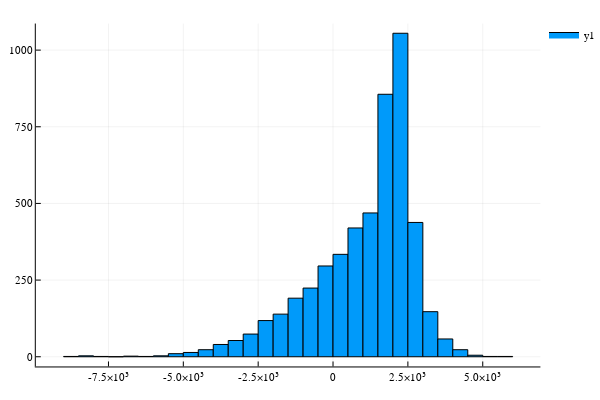

The notebook cell this image was saved under:
### Code cell
# Strategy: buy a stock every day, sell it when it hits cagr of 10%. or a maximum of 1000 days
function simulate()
    runs::Int = 5000
    wallets::Vector{Float64} = Vector{Float64}(undef, runs)
    
    rateThreshold::Float64 = .1; investDays::Int = 365*3; redeemDays::Int=365; days = investDays + redeemDays; 
    μ::Float64=.1; σ::Float64=.3; ll = FastList{Tuple{Int, Float64}}(4000);
    s::Union{Vector{Float64}, Nothing}=Vector{Float64}(undef, days); 
        ϕ::Union{Vector{Float64}, Nothing}=Vector{Float64}(undef, days); dist::Union{Normal{Float64}, Nothing}=Normal(0, 1);
    
    for run::Int in 1:runs
        wallets[run] = oneRun(rateThreshold, investDays, redeemDays, μ, σ, ll, s, ϕ, dist)
        reset!(ll)
    end
    histogram(wallets)
    
end

function oneRun(rateThreshold::Float64, investDays::Int, redeemDays::Int, μ::Float64, σ::Float64, ll::FastList{Tuple{Int, Float64}}, 
        s::Union{Vector{Float64}, Nothing}=nothing, 
        ϕ::Union{Vector{Float64}, Nothing}=nothing, dist::Union{Normal{Float64}, Nothing}=nothing)
    days::Int = investDays+redeemDays
    s = weiner(days, μ, σ, s, ϕ, dist)
#     daysToRedeem = Vector{Int}(undef, days)
#     fill!(daysToRedeem, 0)
#     display(doplot(collect(1:days), s))
    
    minWallet = 0
    wallet::Float64 = 0
    for day::Int in 1:days
        for node in ll
            (d::Int, price::Float64) = node.data
            rate::Float64 = r(price, s[day], (day-d)/365.0)
            if rate > rateThreshold
                wallet += s[day]
                del(ll, node)
#                 daysToRedeem[d] = day-d
            end
        end
        if day <= investDays
            wallet -= s[day]
            push!(ll, (day, s[day]))
        end
        minWallet = min(wallet, minWallet)
    end
    # dispose all the stocks
    wallet += s[end]*ll.len
#     display(plot(fit(Histogram, daysToRedeem, 0:10)))
    return wallet
end
ll = FastList{Tuple{Int, Float64}}(4000)
# oneRun(0.1, 3, 3, .1, .2, ll)
@time simulate()

### Figure 1 — Plotly figure (JSON) as saved in the notebook; plotly's stock layout.template omitted (floating-point values rounded to 4 significant figures)
{"data": [{"fill": "tozeroy", "fillcolor": "rgba(0, 154, 250, 1.000)", "legendgroup": "y1", "line": {"color": "rgba(0, 0, 0, 1)", "dash": "solid", "width": 1}, "mode": "lines", "name": "y1", "showlegend": true, "type": "scatter", "x": [-9000, -9000, -8500, -8500, -9000, -9000], "xaxis": "x", "y": [1, 0, 0, 1, 1, 1], "yaxis": "y"}, {"fill": "tozeroy", "fillcolor": "rgba(0, 154, 250, 1.000)", "legendgroup": "y1", "line": {"color": "rgba(0, 0, 0, 1)", "dash": "solid", "width": 1}, "mode": "lines", "name": "y1", "showlegend": false, "type": "scatter", "x": [-8500, -8500, -8000, -8000, -8500, -8500], "xaxis": "x", "y": [3, 0, 0, 3, 3, 3], "yaxis": "y"}, {"fill": "tozeroy", "fillcolor": "rgba(0, 154, 250, 1.000)", "legendgroup": "y1", "line": {"color": "rgba(0, 0, 0, 1)", "dash": "solid", "width": 1}, "mode": "lines", "name": "y1", "showlegend": false, "type": "scatter", "x": [-8000, -8000, -7500, -7500, -8000, -8000], "xaxis": "x", "y": [1, 0, 0, 1, 1, 1], "yaxis": "y"}, {"fill": "tozeroy", "fillcolor": "rgba(0, 154, 250, 1.000)", "legendgroup": "y1", "line": {"color": "rgba(0, 0, 0, 1)", "dash": "solid", "width": 1}, "mode": "lines", "name": "y1", "showlegend": false, "type": "scatter", "x": [-7500, -7500, -7000, -7000, -7500, -7500], "xaxis": "x", "y": [0, 0, 0, 0, 0, 0], "yaxis": "y"}, {"fill": "tozeroy", "fillcolor": "rgba(0, 154, 250, 1.000)", "legendgroup": "y1", "line": {"color": "rgba(0, 0, 0, 1)", "dash": "solid", "width": 1}, "mode": "lines", "name": "y1", "showlegend": false, "type": "scatter", "x": [-7000, -7000, -6500, -6500, -7000, -7000], "xaxis": "x", "y": [2, 0, 0, 2, 2, 2], "yaxis": "y"}, {"fill": "tozeroy", "fillcolor": "rgba(0, 154, 250, 1.000)", "legendgroup": "y1", "line": {"color": "rgba(0, 0, 0, 1)", "dash": "solid", "width": 1}, "mode": "lines", "name": "y1", "showlegend": false, "type": "scatter", "x": [-6500, -6500, -6000, -6000, -6500, -6500], "xaxis": "x", "y": [1, 0, 0, 1, 1, 1], "yaxis": "y"}, {"fill": "tozeroy", "fillcolor": "rgba(0, 154, 250, 1.000)", "legendgroup": "y1", "line": {"color": "rgba(0, 0, 0, 1)", "dash": "solid", "width": 1}, "mode": "lines", "name": "y1", "showlegend": false, "type": "scatter", "x": [-6000, -6000, -5500, -5500, -6000, -6000], "xaxis": "x", "y": [3, 0, 0, 3, 3, 3], "yaxis": "y"}, {"fill": "tozeroy", "fillcolor": "rgba(0, 154, 250, 1.000)", "legendgroup": "y1", "line": {"color": "rgba(0, 0, 0, 1)", "dash": "solid", "width": 1}, "mode": "lines", "name": "y1", "showlegend": false, "type": "scatter", "x": [-5500, -5500, -5000, -5000, -5500, -5500], "xaxis": "x", "y": [10, 0, 0, 10, 10, 10], "yaxis": "y"}, {"fill": "tozeroy", "fillcolor": "rgba(0, 154, 250, 1.000)", "legendgroup": "y1", "line": {"color": "rgba(0, 0, 0, 1)", "dash": "solid", "width": 1}, "mode": "lines", "name": "y1", "showlegend": false, "type": "scatter", "x": [-5000, -5000, -4500, -4500, -5000, -5000], "xaxis": "x", "y": [14, 0, 0, 14, 14, 14], "yaxis": "y"}, {"fill": "tozeroy", "fillcolor": "rgba(0, 154, 250, 1.000)", "legendgroup": "y1", "line": {"color": "rgba(0, 0, 0, 1)", "dash": "solid", "width": 1}, "mode": "lines", "name": "y1", "showlegend": false, "type": "scatter", "x": [-4500, -4500, -4000, -4000, -4500, -4500], "xaxis": "x", "y": [23, 0, 0, 23, 23, 23], "yaxis": "y"}, {"fill": "tozeroy", "fillcolor": "rgba(0, 154, 250, 1.000)", "legendgroup": "y1", "line": {"color": "rgba(0, 0, 0, 1)", "dash": "solid", "width": 1}, "mode": "lines", "name": "y1", "showlegend": false, "type": "scatter", "x": [-4000, -4000, -3500, -3500, -4000, -4000], "xaxis": "x", "y": [40, 0, 0, 40, 40, 40], "yaxis": "y"}, {"fill": "tozeroy", "fillcolor": "rgba(0, 154, 250, 1.000)", "legendgroup": "y1", "line": {"color": "rgba(0, 0, 0, 1)", "dash": "solid", "width": 1}, "mode": "lines", "name": "y1", "showlegend": false, "type": "scatter", "x": [-3500, -3500, -3000, -3000, -3500, -3500], "xaxis": "x", "y": [53, 0, 0, 53, 53, 53], "yaxis": "y"}, {"fill": "tozeroy", "fillcolor": "rgba(0, 154, 250, 1.000)", "legendgroup": "y1", "line": {"color": "rgba(0, 0, 0, 1)", "dash": "solid", "width": 1}, "mode": "lines", "name": "y1", "showlegend": false, "type": "scatter", "x": [-3000, -3000, -2500, -2500, -3000, -3000], "xaxis": "x", "y": [74, 0, 0, 74, 74, 74], "yaxis": "y"}, {"fill": "tozeroy", "fillcolor": "rgba(0, 154, 250, 1.000)", "legendgroup": "y1", "line": {"color": "rgba(0, 0, 0, 1)", "dash": "solid", "width": 1}, "mode": "lines", "name": "y1", "showlegend": false, "type": "scatter", "x": [-2500, -2500, -2000, -2000, -2500, -2500], "xaxis": "x", "y": [118, 0, 0, 118, 118, 118], "yaxis": "y"}, {"fill": "tozeroy", "fillcolor": "rgba(0, 154, 250, 1.000)", "legendgroup": "y1", "line": {"color": "rgba(0, 0, 0, 1)", "dash": "solid", "width": 1}, "mode": "lines", "name": "y1", "showlegend": false, "type": "scatter", "x": [-2000, -2000, -1500, -1500, -2000, -2000], "xaxis": "x", "y": [139, 0, 0, 139, 139, 139], "yaxis": "y"}, {"fill": "tozeroy", "fillcolor": "rgba(0, 154, 250, 1.000)", "legendgroup": "y1", "line": {"color": "rgba(0, 0, 0, 1)", "dash": "solid", "width": 1}, "mode": "lines", "name": "y1", "showlegend": false, "type": "scatter", "x": [-1500, -1500, -1000, -1000, -1500, -1500], "xaxis": "x", "y": [191, 0, 0, 191, 191, 191], "yaxis": "y"}, {"fill": "tozeroy", "fillcolor": "rgba(0, 154, 250, 1.000)", "legendgroup": "y1", "line": {"color": "rgba(0, 0, 0, 1)", "dash": "solid", "width": 1}, "mode": "lines", "name": "y1", "showlegend": false, "type": "scatter", "x": [-1000, -1000, -500, -500, -1000, -1000], "xaxis": "x", "y": [224, 0, 0, 224, 224, 224], "yaxis": "y"}, {"fill": "tozeroy", "fillcolor": "rgba(0, 154, 250, 1.000)", "legendgroup": "y1", "line": {"color": "rgba(0, 0, 0, 1)", "dash": "solid", "width": 1}, "mode": "lines", "name": "y1", "showlegend": false, "type": "scatter", "x": [-500, -500, 0, 0, -500, -500], "xaxis": "x", "y": [296, 0, 0, 296, 296, 296], "yaxis": "y"}, {"fill": "tozeroy", "fillcolor": "rgba(0, 154, 250, 1.000)", "legendgroup": "y1", "line": {"color": "rgba(0, 0, 0, 1)", "dash": "solid", "width": 1}, "mode": "lines", "name": "y1", "showlegend": false, "type": "scatter", "x": [0, 0, 500, 500, 0, 0], "xaxis": "x", "y": [334, 0, 0, 334, 334, 334], "yaxis": "y"}, {"fill": "tozeroy", "fillcolor": "rgba(0, 154, 250, 1.000)", "legendgroup": "y1", "line": {"color": "rgba(0, 0, 0, 1)", "dash": "solid", "width": 1}, "mode": "lines", "name": "y1", "showlegend": false, "type": "scatter", "x": [500, 500, 1000, 1000, 500, 500], "xaxis": "x", "y": [420, 0, 0, 420, 420, 420], "yaxis": "y"}, {"fill": "tozeroy", "fillcolor": "rgba(0, 154, 250, 1.000)", "legendgroup": "y1", "line": {"color": "rgba(0, 0, 0, 1)", "dash": "solid", "width": 1}, "mode": "lines", "name": "y1", "showlegend": false, "type": "scatter", "x": [1000, 1000, 1500, 1500, 1000, 1000], "xaxis": "x", "y": [469, 0, 0, 469, 469, 469], "yaxis": "y"}, {"fill": "tozeroy", "fillcolor": "rgba(0, 154, 250, 1.000)", "legendgroup": "y1", "line": {"color": "rgba(0, 0, 0, 1)", "dash": "solid", "width": 1}, "mode": "lines", "name": "y1", "showlegend": false, "type": "scatter", "x": [1500, 1500, 2000, 2000, 1500, 1500], "xaxis": "x", "y": [856, 0, 0, 856, 856, 856], "yaxis": "y"}, {"fill": "tozeroy", "fillcolor": "rgba(0, 154, 250, 1.000)", "legendgroup": "y1", "line": {"color": "rgba(0, 0, 0, 1)", "dash": "solid", "width": 1}, "mode": "lines", "name": "y1", "showlegend": false, "type": "scatter", "x": [2000, 2000, 2500, 2500, 2000, 2000], "xaxis": "x", "y": [1055, 0, 0, 1055, 1055, 1055], "yaxis": "y"}, {"fill": "tozeroy", "fillcolor": "rgba(0, 154, 250, 1.000)", "legendgroup": "y1", "line": {"color": "rgba(0, 0, 0, 1)", "dash": "solid", "width": 1}, "mode": "lines", "name": "y1", "showlegend": false, "type": "scatter", "x": [2500, 2500, 3000, 3000, 2500, 2500], "xaxis": "x", "y": [438, 0, 0, 438, 438, 438], "yaxis": "y"}, {"fill": "tozeroy", "fillcolor": "rgba(0, 154, 250, 1.000)", "legendgroup": "y1", "line": {"color": "rgba(0, 0, 0, 1)", "dash": "solid", "width": 1}, "mode": "lines", "name": "y1", "showlegend": false, "type": "scatter", "x": [3000, 3000, 3500, 3500, 3000, 3000], "xaxis": "x", "y": [147, 0, 0, 147, 147, 147], "yaxis": "y"}, {"fill": "tozeroy", "fillcolor": "rgba(0, 154, 250, 1.000)", "legendgroup": "y1", "line": {"color": "rgba(0, 0, 0, 1)", "dash": "solid", "width": 1}, "mode": "lines", "name": "y1", "showlegend": false, "type": "scatter", "x": [3500, 3500, 4000, 4000, 3500, 3500], "xaxis": "x", "y": [58, 0, 0, 58, 58, 58], "yaxis": "y"}, {"fill": "tozeroy", "fillcolor": "rgba(0, 154, 250, 1.000)", "legendgroup": "y1", "line": {"color": "rgba(0, 0, 0, 1)", "dash": "solid", "width": 1}, "mode": "lines", "name": "y1", "showlegend": false, "type": "scatter", "x": [4000, 4000, 4500, 4500, 4000, 4000], "xaxis": "x", "y": [23, 0, 0, 23, 23, 23], "yaxis": "y"}, {"fill": "tozeroy", "fillcolor": "rgba(0, 154, 250, 1.000)", "legendgroup": "y1", "line": {"color": "rgba(0, 0, 0, 1)", "dash": "solid", "width": 1}, "mode": "lines", "name": "y1", "showlegend": false, "type": "scatter", "x": [4500, 4500, 5000, 5000, 4500, 4500], "xaxis": "x", "y": [5, 0, 0, 5, 5, 5], "yaxis": "y"}, {"fill": "tozeroy", "fillcolor": "rgba(0, 154, 250, 1.000)", "legendgroup": "y1", "line": {"color": "rgba(0, 0, 0, 1)", "dash": "solid", "width": 1}, "mode": "lines", "name": "y1", "showlegend": false, "type": "scatter", "x": [5000, 5000, 5500, 5500, 5000, 5000], "xaxis": "x", "y": [1, 0, 0, 1, 1, 1], "yaxis": "y"}, {"fill": "tozeroy", "fillcolor": "rgba(0, 154, 250, 1.000)", "legendgroup": "y1", "line": {"color": "rgba(0, 0, 0, 1)", "dash": "solid", "width": 1}, "mode": "lines", "name": "y1", "showlegend": false, "type": "scatter", "x": [5500, 5500, 6000, 6000, 5500, 5500], "xaxis": "x", "y": [1, 0, 0, 1, 1, 1], "yaxis": "y"}], "layout": {"annotations": [], "height": 400, "legend": {"bgcolor": "rgba(255, 255, 255, 1.000)", "bordercolor": "rgba(0, 0, 0, 1)", "font": {"color": "rgba(0, 0, 0, 1)", "family": "sans-serif", "size": 11}, "tracegroupgap": 0, "x": 1, "y": 1}, "margin": {"b": 20, "l": 0, "r": 0, "t": 20}, "paper_bgcolor": "rgba(255, 255, 255, 1.000)", "plot_bgcolor": "rgba(255, 255, 255, 1.000)", "showlegend": true, "width": 600, "xaxis": {"anchor": "y", "domain": [0.06582, 0.9934], "gridcolor": "rgba(0, 0, 0, 0.1)", "gridwidth": 0.5, "linecolor": "rgba(0, 0, 0, 1)", "mirror": false, "range": [-9927, 6927], "showgrid": true, "showline": true, "showticklabels": true, "tickangle": 0, "tickcolor": "rgb(0, 0, 0)", "tickfont": {"color": "rgba(0, 0, 0, 1)", "family": "sans-serif", "size": 11}, "tickmode": "array", "ticks": "inside", "ticktext": ["-7.5×10³", "-5.0×10³", "-2.5×10³", "0", "2.5×10³", "5.0×10³"], "tickvals": [-7500, -5000, -2500, 0, 2500, 5000], "title": {"font": {"color": "rgba(0, 0, 0, 1)", "family": "sans-serif", "size": 15}, "text": ""}, "type": "linear", "visible": true, "zeroline": false, "zerolinecolor": "rgba(0, 0, 0, 1)"}, "yaxis": {"anchor": "x", "domain": [0.03762, 0.9902], "gridcolor": "rgba(0, 0, 0, 0.1)", "gridwidth": 0.5, "linecolor": "rgba(0, 0, 0, 1)", "mirror": false, "range": [-31.65, 1087.0], "showgrid": true, "showline": true, "showticklabels": true, "tickangle": 0, "tickcolor": "rgb(0, 0, 0)", "tickfont": {"color": "rgba(0, 0, 0, 1)", "family": "sans-serif", "size": 11}, "tickmode": "array", "ticks": "inside", "ticktext": ["0", "250", "500", "750", "1000"], "tickvals": [0, 250, 500, 750, 1000], "title": {"font": {"color": "rgba(0, 0, 0, 1)", "family": "sans-serif", "size": 15}, "text": ""}, "type": "linear", "visible": true, "zeroline": false, "zerolinecolor": "rgba(0, 0, 0, 1)"}}}
